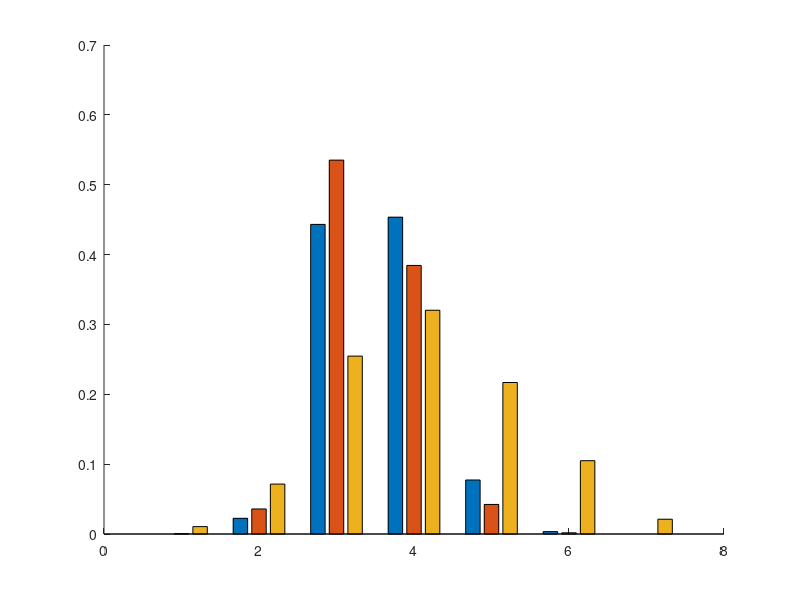

The MATLAB source for this figure: (Note: this script raises an error after producing the figure.)
% function compare_distributions

    clear
    clc
    
    %%
    
    opacity = 0.35;
    
    Dist = { % description, color, 
            'Author',   [1 0 0], [0,0.022462203023758,0.443196544276458,0.453563714902808,0.077321814254860,0.003455723542117,0]
            'Sanderson' [0 1 0], [1 83 1239 890 98 4 0]%[0 5 323 1403 548 36 0]
            'Twitter',  [0 0 1], [0.010593571474475,0.071463764145338,0.254661323655256,0.320308545097655,0.216871553509600,0.104942426487086,0.021158815630591]
           };
       
    %%
    
    figure(9)
    clf
    hold on
    set(gcf,'color','white')
    
    scores = 1 : 7;
    
    % Normalize
    for d = 1 : size(Dist,1)
        Dist{d,3} = Dist{d,3} ./ sum(Dist{d,3});
    end
    
    bars = cell2mat(Dist(:,3))';
    h_b = bar(bars);
    for b = 1 : size(Dist,1)
        h_b(b).FaceColor = (1-opacity).*ones(1,3) + opacity.*Dist{b,2};
        h_b(b).EdgeColor = 'none';
    end
    
    for d = 1 : size(Dist,1)
        
        av(d) = dot(scores, Dist{d,3});
        
        % Standard deviation
        mu(d) = 0;
        stdev(d) = 0;
        for s = 1 : length(scores)
            mu(d) = mu(d) + Dist{d,3}(s) * scores(s);
        end
        for s = 1 : length(scores)
            stdev(d) = stdev(d) + Dist{d,3}(s) * (scores(s)-mu(d))^2;
        end
        stdev(d) = sqrt(stdev(d));
        
        Gauss.res = 1000;
        Gauss.x   = linspace(0,8,Gauss.res);
        Gauss.y   = (1./(stdev(d).*sqrt(2.*pi))) .* exp((-1/2).*((Gauss.x-av(d))./stdev(d)).^2);
        plot(Gauss.x, Gauss.y, 'Color', Dist{d,2}, 'LineWidth', 2)
        
    end
    
    grid on
    grid minor
    
    xlim([0 8])
    set(gca,'xtick', 0:8)
    set(gca,'xticklabel', {'' '1' '2' '3' '4' '5' '6' 'x' ''})
    set(gca,'FontSize', 14)
    
    % Give a little headroom for the legend
%     ylim([0 max(ylim)+1*abs(mean(diff(get(gca,'ytick'))))])
    
    max_len = 0;
    for d = 1 : size(Dist,1)
        max_len = max([max_len length(Dist{d,1})]);
    end
    
    % Append to the legend
    for d = 1 : size(Dist,1)
        len = length(Dist{d,1});
%         Dist{d,1} = [Dist{d,1} ':' repmat(' ',[1,max_len-len]) ' Mean ' num2str(av(d),'%.3f') ', Stdev. ' num2str(stdev(d),'%.3f')];
    end
    
    legend(Dist(:,1), 'location', 'northwest')%, 'FontName', 'FixedWidth','Position',[0.17 0.80 0.76 0.18])
    
    pos = get(gca,'position');
    set(gca,'position',[pos(1,2)+[0.02 0.05] pos(3)*1.08 pos(4)*1])
    
    xlabel('Wordle Score')
    ylabel('Probability, ~')
    

% end



















































